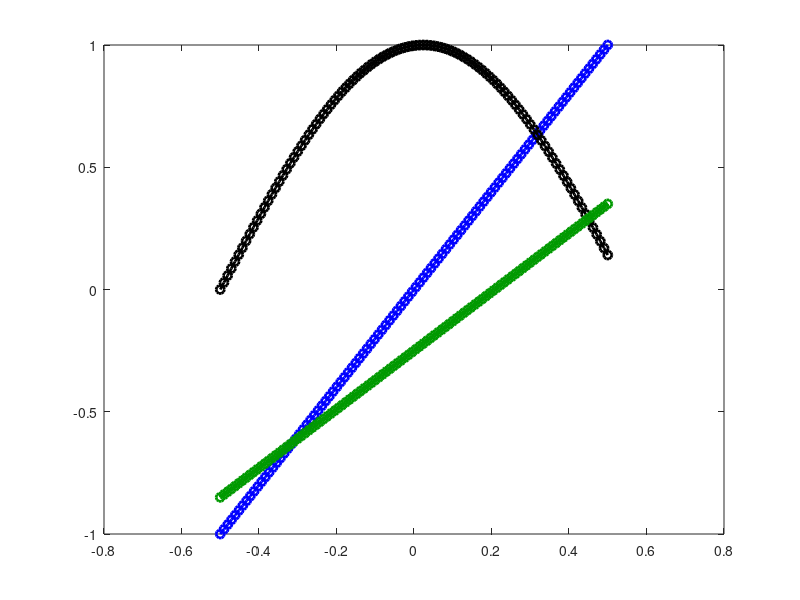

This figure's MATLAB source:

Nf=3; %numero di fratture

%definisco la geometria delle fratture
colori={};


%F1
colori{1}=[0,0,1];
h(1)=1/103;
t{1}=[0:h(1):1];   %nodi
tt{1}=0.5*(t{1}(1:end-1)+t{1}(2:end));  %baricentri
N(1)=length(tt{1});   %numero di elementi
x_map{1}=@(t) [t-0.5;  2*t-1];
Tau{1}=@(t) [1; 2];
ds{1}=@(t) (5)^0.5+0*t;
tau{1}=@(t) Tau{1}(t)/ds{1}(t);
%theta(1)=acos()
source{1}=@(t) 0+0*t;
cini{1}=@(t) 0+0*t;
p_bc{1}=[0 1]; %condizioni al contorno di pressione
v_bc{1}=0.01*[-1 0];
C_bc{1}=[0 0];
x_bc{1}=[0 0];
t_bc{1}=[1 1];
eta(1)=1;  %inverso della permeabilità
mu(1)=100;
d(1)=0.005;%/cos(theta(1)) %spessore
power(1)=1;
xx=x_map{1}(t{1});
plot(xx(1,:),xx(2,:),'-o','color',colori{1},'linewidth',2)
hold on


%F2
% colori{2}=[1,0,0];
% h(2)=1/105;
% t{2}=[0:h(2):1];   %nodi
% tt{2}=0.5*(t{2}(1:end-1)+t{2}(2:end));  %baricentri
% N(2)=length(tt{2});   %numero di elementi
% x_map{2}=@(t) [t-0.5;  -2*t+1.1];
% Tau{2}=@(t) [1; -2];
% ds{2}=@(t) (5)^0.5+0*t;
% tau{2}=@(t) Tau{2}(t)/ds{2}(t);
% %theta(1)=acos()
% source{2}=@(t) 0+0*t;
% cini{2}=@(t) 0+0*t;
% p_bc{2}=[0 1]; %condizioni al contorno di pressione
% v_bc{2}=[0 0];
% C_bc{2}=[1 0];
% x_bc{2}=[0 0];
% 
% t_bc{2}=[1 1];
% eta(2)=100;  %inverso della permeabilità
% mu(2)=100;
% d(2)=0.005;%
% power(2)=2;
% xx=x_map{2}(t{2});
% plot(xx(1,:),xx(2,:),'-o','color',colori{2},'linewidth',2)
% hold on

% %F3
colori{3}=[0,0,0];
h(3)=1/105;
t{3}=[0:h(3):1];   %nodi
tt{3}=0.5*(t{3}(1:end-1)+t{3}(2:end));  %baricentri
N(3)=length(tt{3});   %numero di elementi
x_map{3}=@(t) [(t-0.5);  sin(3*t)];
Tau{3}=@(t) [1; 3*cos(3*t)];
ds{3}=@(t) (1+9*cos(3*t).^2).^0.5;
tau{3}=@(t) Tau{3}(t)/ds{3}(t);
%theta(1)=acos()
source{3}=@(t) 0+0*t;
cini{3}=@(t) 0+0*t;
p_bc{3}=[0 1]; %condizioni al contorno di pressione
v_bc{3}=[0 0];
C_bc{3}=[0 0];
x_bc{3}=[0 0];

t_bc{3}=[1 1];
eta(3)=1;  %inverso della permeabilità
mu(3)=100;
d(3)=0.005;%
power(3)=1;
xx=x_map{3}(t{3});
plot(xx(1,:),xx(2,:),'-o','color',colori{3},'linewidth',2)
hold on
% 
%F3
colori{2}=[0,0.6,0];
h(2)=1/105;
t{2}=[0:h(2):1];   %nodi
tt{2}=0.5*(t{2}(1:end-1)+t{2}(2:end));  %baricentri
N(2)=length(tt{2});   %numero di elementi
x_map{2}=@(t) [(t-0.5);  1.2*t-0.85];
Tau{2}=@(t) [1; 1.2+t*0];
ds{2}=@(t) (1+1.2^2+0*t).^0.5;
tau{2}=@(t) Tau{2}(t)/ds{2}(t);
%theta(1)=acos()
source{2}=@(t) 0+0*t;
cini{2}=@(t) 0+0*t;
p_bc{2}=[0 1]; %condizioni al contorno di pressione
v_bc{2}=[0 0];
C_bc{2}=[0 1];
x_bc{2}=[0 0];

t_bc{2}=[1 1];
eta(2)=1;  %inverso della permeabilità
mu(2)=100;
d(2)=0.005;%
power(2)=1;
xx=x_map{2}(t{2});
plot(xx(1,:),xx(2,:),'-o','color',colori{2},'linewidth',2)
% hold on
% 
% 
% %F5
% colori{5}=[1,0.0,0.8];
% h(5)=1/67;
% t{5}=[0:h(5):1];   %nodi
% tt{5}=0.5*(t{5}(1:end-1)+t{5}(2:end));  %baricentri
% N(5)=length(tt{5});   %numero di elementi
% x_map{5}=@(t) [-0.15+0*t; 2.5*t-1.5];
% Tau{5}=@(t) [0; 2.5+0*t];
% ds{5}=@(t) 2.5+0*t;
% tau{5}=@(t) Tau{5}(t)/ds{5}(t);
% %theta(1)=acos()
% source{5}=@(t) 0+0*t;
% cini{5}=@(t) 0+0*t;
% p_bc{5}=[0 0]; %condizioni al contorno di pressione
% v_bc{5}=-0.005*[1 1];
% C_bc{5}=[0 0];
% x_bc{5}=[0 0];
% 
% t_bc{5}=[1 1];
% eta(5)=1;  %inverso della permeabilità
% mu(5)=100;
% d(5)=0.005;%
% power(5)=1;
% xx=x_map{5}(t{5});
% plot(xx(1,:),xx(2,:),'-o','color',colori{5},'linewidth',2)
% hold on
% 
% 
% %F6
% colori{6}=[0,0.8,0.8];
% h(6)=1/67;
% t{6}=[0:h(6):1];   %nodi
% tt{6}=0.5*(t{6}(1:end-1)+t{6}(2:end));  %baricentri
% N(6)=length(tt{6});   %numero di elementi
% x_map{6}=@(t) [t-0.5; -t+0.7];
% Tau{6}=@(t) [1; -1+0*t];
% ds{6}=@(t) (2)^0.5+0*t;
% tau{6}=@(t) Tau{6}(t)/ds{6}(t);
% %theta(1)=acos()
% source{6}=@(t) 0+0*t;
% cini{6}=@(t) 0+0*t;
% p_bc{6}=[0 0 ]; %condizioni al contorno di pressione
% v_bc{6}=[-1 -1];
% C_bc{6}=[0 0];
% x_bc{6}=[0 0];
% t_bc{6}=[1 1];
% 
% eta(6)=1;  %inverso della permeabilità
% mu(6)=100;
% d(6)=0.005;%
% power(6)=1;
% xx=x_map{6}(t{6});
% plot(xx(1,:),xx(2,:),'-o','color',colori{6},'linewidth',2)
% hold on
% 
